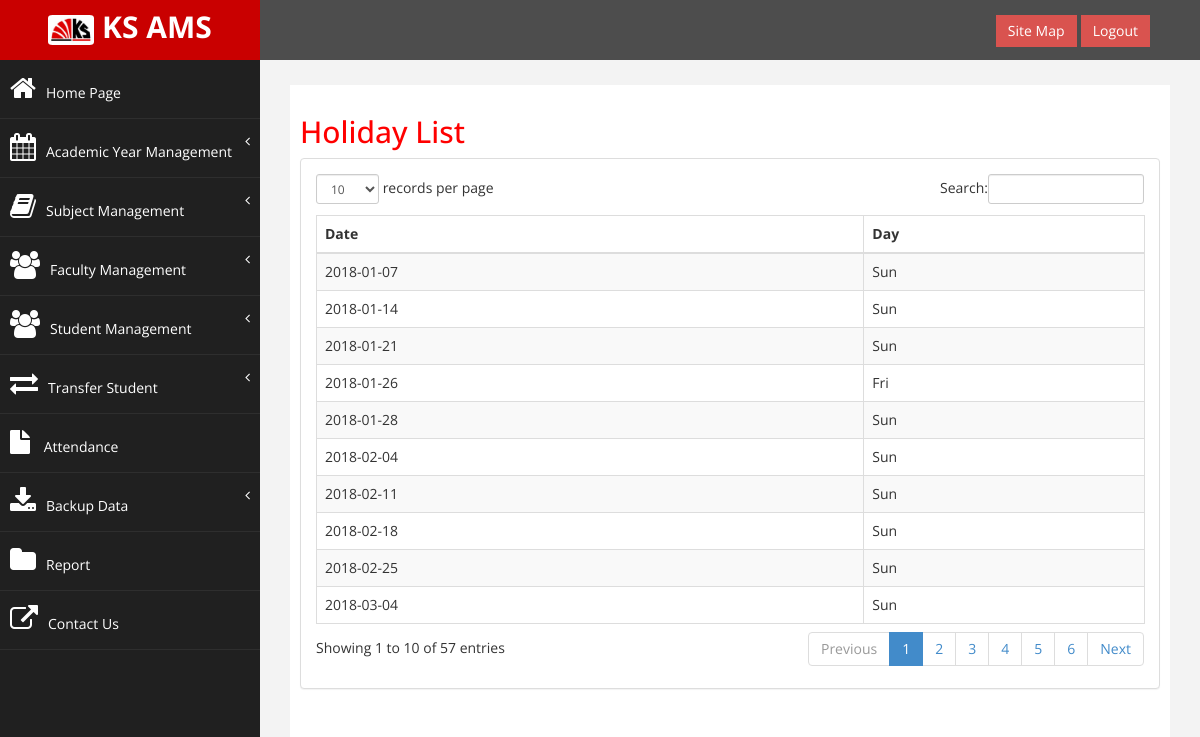
The app's page /view_holiday.php, older data.
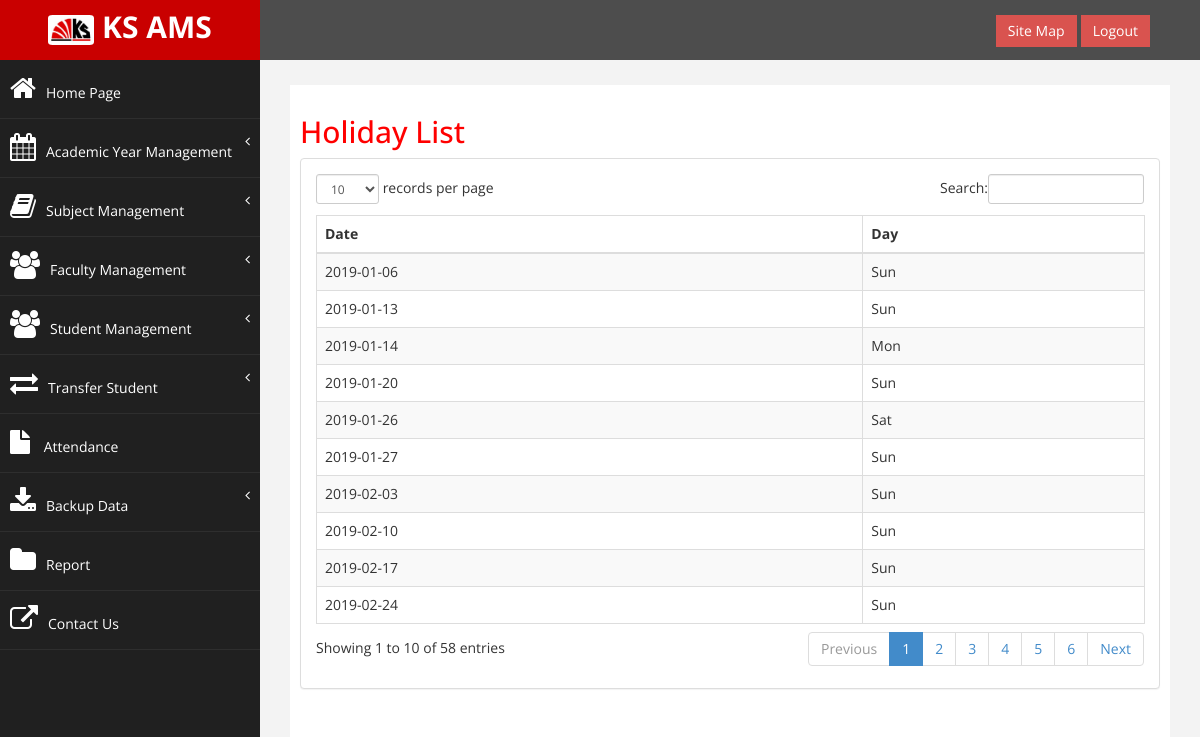
The same page, newer data.
### tables this page shows
CREATE TABLE `days` (
  `date` date NOT NULL,
  `holiday` tinyint(1) NOT NULL,
  `day` varchar(3) NOT NULL,
  `ac_year_id` int(11) NOT NULL
);

### Database/Controler.php (called while the page is built, shortened)
<?php
include 'Model.php';
$md = new model();
$a_y = $md->display($con, "academic_year");
$fd = date("Y");
$a_yf = $md->sel_pattern($con, "academic_year", "ac_year", $fd . "%");
$crs = $md->display($con, "course");
?>

### Database/Model.php (called while the page is built, shortened)
<?php
    class model
    {
        function display($con,$table)
        {
            $q="select * from $table";
            $all=$con->query($q);
            while($row=$all->fetch_object())
            {
                $r[]=$row;
            }
            if(isset($r))
                return $r;
        }
        function sel_where($con,$table,$where)
        {
            $q="select * from $table where 1=1";
            foreach($where as $k=>$v)
            {
                $q.=" and $k='$v'";
            }
            $all1=$con->query($q);
            while($row=$all1->fetch_object())
            {
                $r[]=$row;
            }
            if(isset($r))
                return $r;
        }
        function sel_pattern($con,$table,$col,$pattern)
        {
            $q="select * from $table where $col LIKE '$pattern'";
            $all1=$con->query($q);
            while($row=$all1->fetch_object())
            {
                $r[]=$row;
            }
            if(isset($r))
                return $r;
        }
    }
?>

### view_holiday.php (the view, shortened to what this page needs)
<?php
        include './Database/Controler.php';
        include 'header_admin.php';
        $where=array(
            "holiday"=>1
            );
        $hl=$md->sel_where($con, "days", $where);
?>
<h2>Holiday List</h2>
</div>
</div>
<div class="row">
<div class="col-md-12">
<div class="panel panel-default">
<div class="panel-body">
<div class="table-responsive">
<table class="table table-striped table-bordered table-hover" id="dataTables-example">
<thead>
         <th>Date</th>
         <th>Day</th>
</thead>
<tbody>
<?php
          foreach ($hl as $h)
          {
?>
                   <tr>
                       <td><?php echo $h->date;?></td>
                       <td><?php echo $h->day;?></td></tr>
<?php } ?>
</tbody>
 </table>
</div>
</div>
</div>
</div>
</div>
</div>
</div>
</div>
</body>
</html>

### header_admin.php (shortened to what this page needs)
<!DOCTYPE html>
<html xmlns="http://www.w3.org/1999/xhtml">
<head>
    <link href="assets/css/bootstrap.css" rel="stylesheet" />
    <link href="assets/css/font-awesome.css" rel="stylesheet" />
    <link href="assets/css/custom.css" rel="stylesheet" />
    <link href="assets/js/dataTables/dataTables.bootstrap.css" rel="stylesheet" />
</head>
<body>
    <div id="wrapper">
        <nav class="navbar navbar-default navbar-cls-top " role="navigation" style="margin-bottom: 0">
            <div class="navbar-header">
                <a class="navbar-brand"><img src="img/ks_logo.jpg"  width="20%" height="100%" style="border-radius:10%">&nbsp;KS AMS</a>
            </div>
 <div style="color: white;
padding: 15px 50px 5px 50px;
float: right;
font-size: 16px;">
      <form method="post">
      <button id="site_map" name="site_map" class="btn btn-danger square-btn-adjust">Site Map</button>
      <button id="logout" name="logout" class="btn btn-danger square-btn-adjust">Logout</button>
      </form>
 </div>
        </nav>
         <nav class="navbar-default navbar-side" role="navigation">
            <div class="sidebar-collapse">
                <ul class="nav" id="main-menu">
                    <li>
                        <a  href="dashboard.php"><i class="fa fa-home fa-2x"></i>Home Page</a>
                    </li>
	<li>
                        <a href="#"><i class="fa fa-calendar fa-2x"></i>Academic Year Management<span class="fa arrow"></span></a>
                    </li>
                    <li>
                        <a href="#"><i class="fa fa-book fa-2x"></i>Subject Management<span class="fa arrow"></span></a>
                    </li>
                    <li>
                        <a href="#"><i class="fa fa-users fa-2x"></i>Faculty Management<span class="fa arrow"></span></a>
                    </li>
                    <li>
                        <a href="#"><i class="fa fa-users fa-2x"></i>Student Management<span class="fa arrow"></span></a>
                    </li>
                    <li>
                        <a  href="#"><i class="fa fa-exchange fa-2x"></i>Transfer Student<span class="fa arrow"></span></a>
                    </li>
                    <li>
                        <a  href="at.php"><i class="fa fa-file fa-2x"></i> Attendance</a>
                    </li>
                    <li><a href="#"><i class="fa fa-download fa-2x"></i>Backup Data<span class="fa arrow"></span></a>
                    </li>
                    <li>
                        <a  href="report.php"><i class="fa fa-folder fa-2x"></i>Report</a>
                    </li>
                    <li>
                        <a  href="contact_us.php"><i class="fa fa-external-link fa-2x"></i>Contact Us</a>
                    </li>
            </div>
        </nav>
        <div id="page-wrapper" >
            <div id="page-inner">
                <div class="row">
                    <div class="col-md-12">

### assets/css/custom.css (style rules this page uses)
body { font-family: 'Open Sans', sans-serif; }
#wrapper { width: 100%; background:#202020; }
#page-wrapper { padding: 15px 15px; min-height: 600px; background:#F3F3F3; }
#page-inner { width:100%; margin:10px 20px 10px 0px; background-color:#fff!important; padding:10px; min-height:1200px; }
h2 { color: #f00; }
.square-btn-adjust { border: 0px solid transparent; -webkit-border-radius: 0px; -moz-border-radius: 0px; border-radius: 0px; }
.navbar-cls-top .navbar-brand { color: #fff; background: #C90000; width: 260px; text-align: center; height: 60px; font-size: 30px; font-weight: 700; }
.arrow { float: right; }
.fa.arrow:before { content: "\f104"; }
.sidebar-collapse , .sidebar-collapse .nav { background:none; }
.sidebar-collapse .nav { padding:0; }
.sidebar-collapse .nav > li > a { color:#fff; background:#202020; text-shadow:none; }
.sidebar-collapse > .nav > li > a { padding:15px 10px; }
.sidebar-collapse > .nav > li { border-bottom: 1px solid rgba(107, 108, 109, 0.19); }
.navbar-side { border:none; background-color: #202020; }
.navbar-cls-top { background:#4D4D4D; border-bottom:none; }
.navbar-default { border:0px solid black; }
.navbar-header { background: #A70303; }
.nav > li > a > i { margin-right:10px; }
@media (min-width:768px) { #page-wrapper { margin: 0 0 0 260px; padding: 15px 30px; min-height: 1200px; } }
@media (min-width:768px) { .navbar-side { z-index: 1; position: absolute; width: 260px; } }
@media (min-width:768px) { .navbar { border-radius: 0px; } }

Row changes from the older to the newer data that the page shows:
removed days: date "2018-01-07", day "Sun"
removed days: date "2018-01-14", day "Sun"
removed days: date "2018-01-21", day "Sun"
removed days: date "2018-01-26", day "Fri"
removed days: date "2018-01-28", day "Sun"
removed days: date "2018-02-04", day "Sun"
removed days: date "2018-02-11", day "Sun"
removed days: date "2018-02-18", day "Sun"
removed days: date "2018-02-25", day "Sun"
removed days: date "2018-03-04", day "Sun"
added days: date "2019-01-06", day "Sun"
added days: date "2019-01-13", day "Sun"
added days: date "2019-01-14", day "Mon"
added days: date "2019-01-20", day "Sun"
added days: date "2019-01-26", day "Sat"
added days: date "2019-01-27", day "Sun"
added days: date "2019-02-03", day "Sun"
added days: date "2019-02-10", day "Sun"
added days: date "2019-02-17", day "Sun"
added days: date "2019-02-24", day "Sun"
Text that changed along with them:
text written by a page script: "records per page Search: Showing 1 to 10 of 57 entries Previous 1 2 3 4 5 6 Next" → "records per page Search: Showing 1 to 10 of 58 entries Previous 1 2 3 4 5 6 Next"
